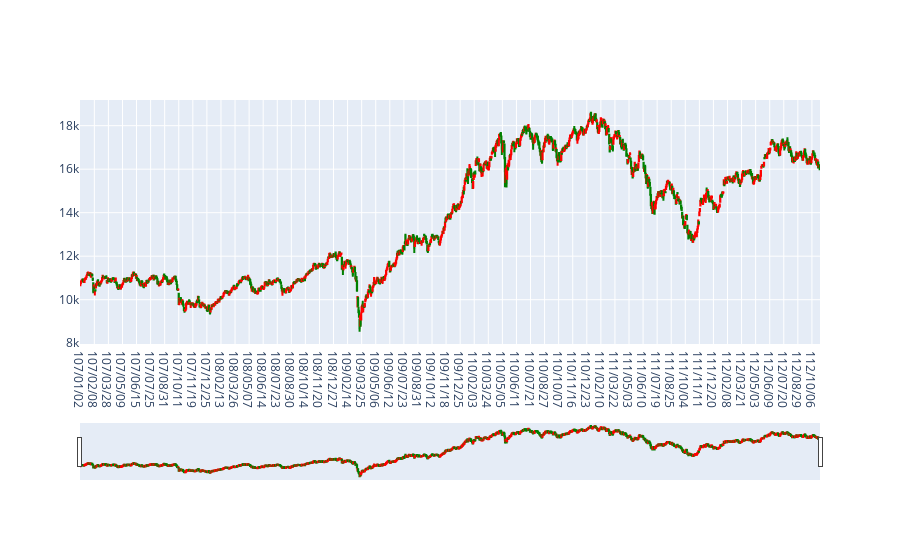

Write notebook code for a chart like this one.
### Code cell
# 繪製 K 線圖
fig = go.Figure(data=[go.Candlestick(x=stock_si['Date'],
                open=stock_si['Open'],
                high=stock_si['High'],
                low=stock_si['Low'],
                close=stock_si['Close'],
                increasing_line_color= 'red', 
                decreasing_line_color= 'green')])


fig.show()

### Figure 1 — Plotly figure (JSON) as saved in the notebook; plotly's stock layout.template omitted (floating-point values rounded to 4 significant figures; data arrays with more than 128 entries replaced by an {"elided": "..."} marker saying what was removed)
{"data": [{"close": {"elided": "1420 float values"}, "decreasing": {"line": {"color": "green"}}, "high": {"elided": "1420 float values"}, "increasing": {"line": {"color": "red"}}, "low": {"elided": "1420 float values"}, "open": {"elided": "1420 float values"}, "type": "candlestick", "x": {"elided": "1420 str values"}}], "layout": {}}
